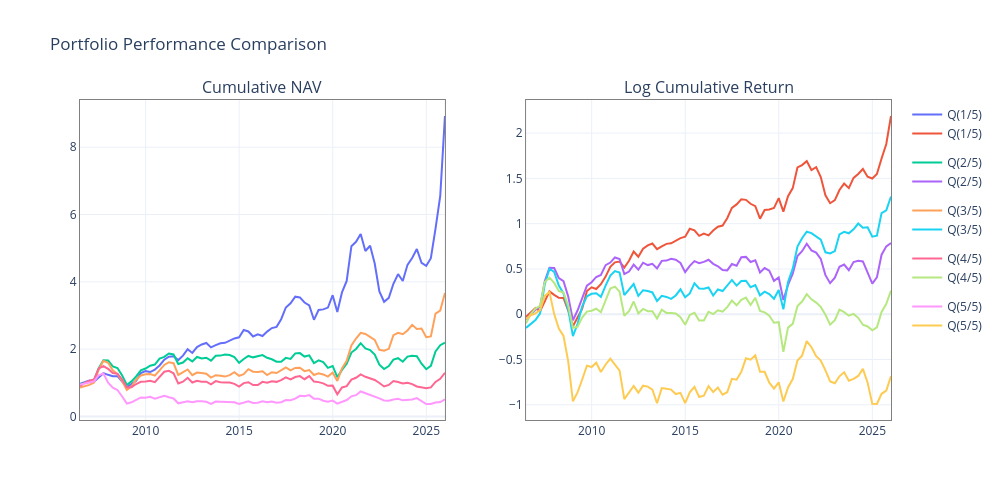

The notebook cell this image was saved under:
### Code cell
import plotly.graph_objects as go
from plotly.subplots import make_subplots

# 데이터 준비
nav, log_cum = (subset + 1).cumprod(), np.log1p(subset).cumsum()

fig = make_subplots(rows=1, cols=2, subplot_titles=["Cumulative NAV", "Log Cumulative Return"])

# 단일 루프로 두 그래프 그리기
for col in subset.columns:
    fig.add_trace(go.Scatter(x=nav.index, y=nav[col], mode='lines', name=col, legendgroup=col), row=1, col=1)
    fig.add_trace(go.Scatter(x=log_cum.index, y=log_cum[col], mode='lines', name=col, legendgroup=col), row=1, col=2)

# 레이아웃 및 테두리 설정
fig.update_layout(title="Portfolio Performance Comparison", height=500, width=1000, template="plotly_white")
fig.update_xaxes(showline=True, linewidth=1, linecolor='gray', mirror=True) # 각 서브플롯 x축 테두리
fig.update_yaxes(showline=True, linewidth=1, linecolor='gray', mirror=True) # 각 서브플롯 y축 테두리

fig.show()
